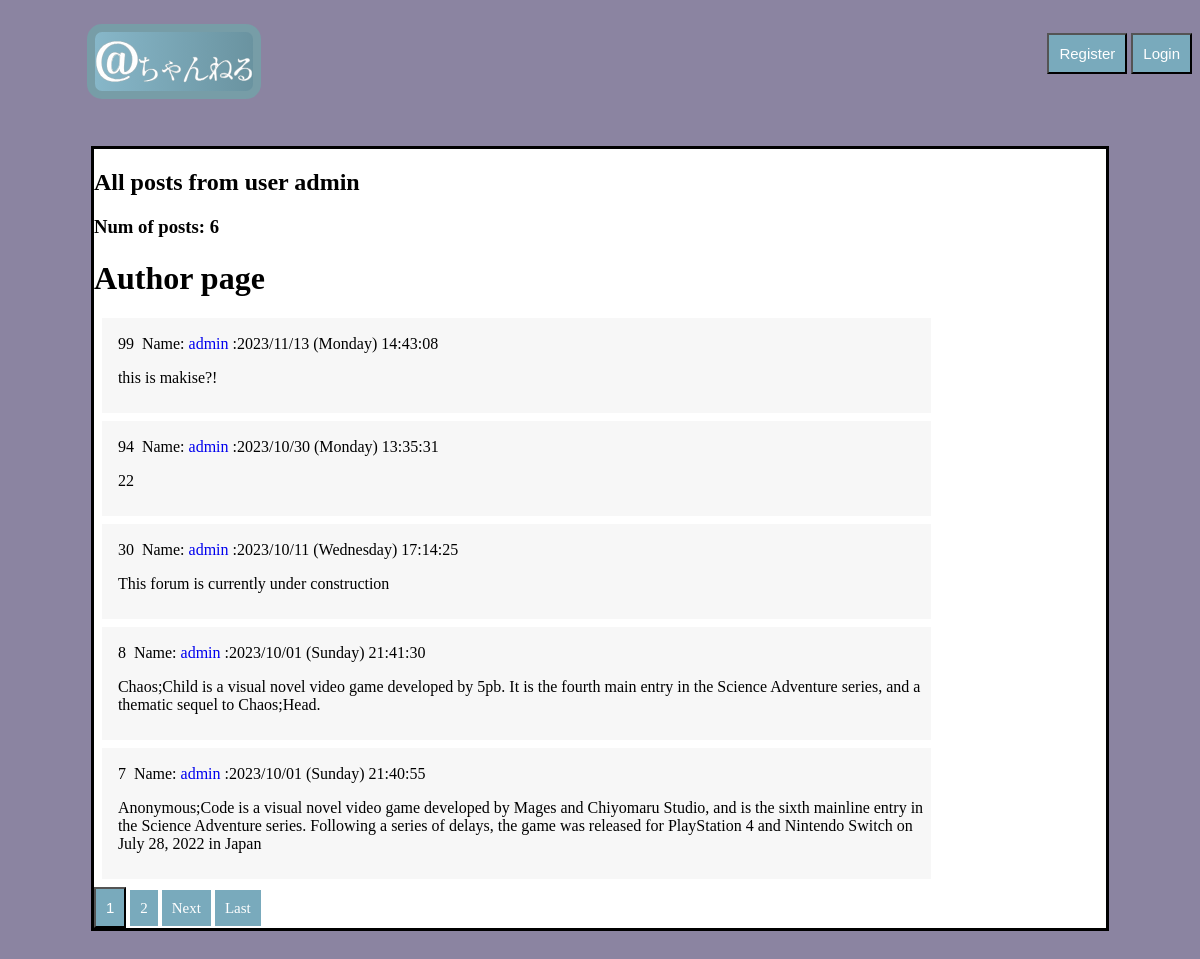
/user/admin, run on an earlier commit of the app's database.
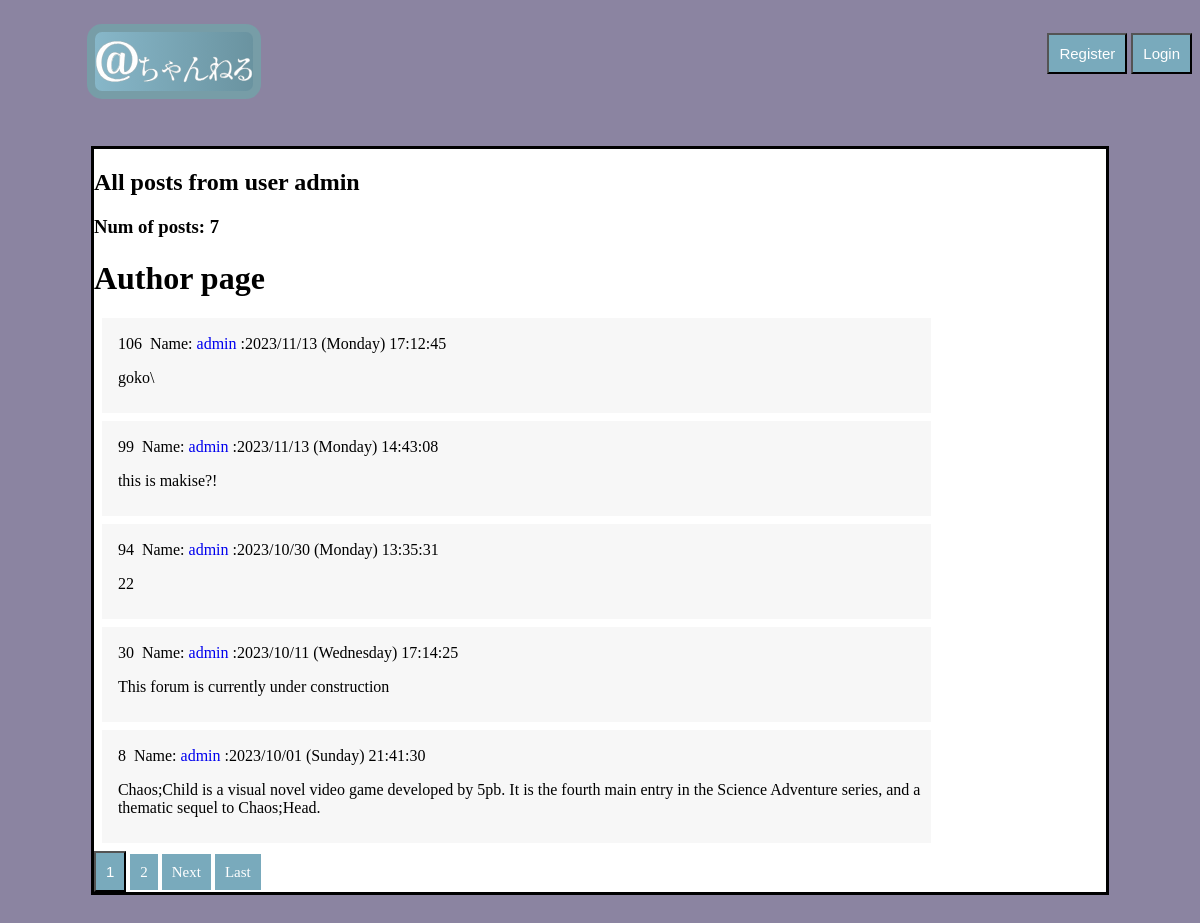
And on a later commit of the database.
### blog/models.py (models this page shows, shortened)
class News(models.Model):
    text = models.TextField("Text", max_length= 500)
    date = models.DateTimeField('date', default=timezone.now)
    author = models.ForeignKey(User, verbose_name='author', on_delete=models.CASCADE,  null=True, blank=True)
    thread = models.ForeignKey(Threads, verbose_name='thread', on_delete=models.CASCADE, null=True)
    img = models.ImageField("img", upload_to="posts_images", null=True, blank=True)
    rand_id = models.TextField("rand_id", null=True, blank=True, default=" ")
    class Meta:
        verbose_name = 'New'
        verbose_name_plural = 'News'

### blog/views.py (the view)
# urls.py: path('user/<str:username>', views.UserAllPostsView.as_view(), name='user-comment'),
class UserAllPostsView(ListView):
    model = News
    template_name = 'blog/comments_user.html'
    context_object_name = 'news'
    paginate_by = 5
    def get_queryset(self):
        user = get_list_or_404(User, username=self.kwargs['username'])[0]
        return News.objects.filter(author=user).order_by('-date')
    def get_context_data(self, **kwargs):
        ctx = super(UserAllPostsView, self).get_context_data(**kwargs)
        ctx['title'] = 'Author page'
        return ctx

### blog/templates/blog/comments_user.html (shortened to what this page needs)
{% extends 'blog/base.html' %}
{% block content %}
    <h2>All posts from user {{ view.kwargs.username }}</h2>
    <h3>Num of posts: {{ page_obj.paginator.count }}</h3>
    <h1>{{ title }}</h1>
    {% for post in news %}
        <div class="post">
            <p>{{ post.id }} &nbsp;Name: <a href="{% url 'user-comment' post.author %}">{{ post.author }}</a><span class="text-muted" > :{{ post.date|date:"Y/m/d (l) H:i:s" }}</span></p>
            <p>{{ post.text|striptags }}</p>
        </div>
    {% endfor %}
    {% if is_paginated %}
        {% for page in page_obj.paginator.page_range %}
            {% if page == page_obj.number %}
                <button class="btn btn-warning">{{ page }}</button>
            {% elif page > page_obj.number|add:'-3' and page < page_obj.number|add:'3' %}
                <a href="?page={{ page }}" class="btn btn--outline-warning">{{ page }}</a>
            {% endif %}
        {% endfor %}
        {% if page_obj.has_next %}
            <a href="?page={{ page_obj.next_page_number }}" class="btn btn-outline-warning">Next</a>
            <a href="?page={{ page_obj.paginator.num_pages }}" class="btn btn-outline-warning">Last</a>
        {% endif %}
    {% endif %}
{% endblock %}

What changed in the data, as far as the page shows it:
no longer on this page (row unchanged): News: id "7", author "admin", date "2023/10/01 (Sunday) 21:40:55", text "Anonymous;Code is a visual novel video game developed by Mages and Chiyomaru Studio, and is the sixth mainline entry in the Science Adventure series. Following a series of delays, the game was released for PlayStation 4 and Nintendo Switch on July 28, 2022 in Japan"
added News: id "106", author "admin", date "2023/11/13 (Monday) 17:12:45", text "goko\\"
Also different on the page:
{{ page_obj.paginator.count }}: "6" → "7"
